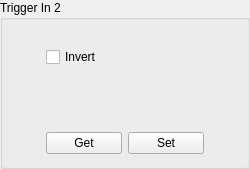
                             <widget class="QGroupBox" name="groupBox_TriggerInput2">
                              <property name="minimumSize">
                               <size>
                                <width>170</width>
                                <height>169</height>
                               </size>
                              </property>
                              <property name="maximumSize">
                               <size>
                                <width>250</width>
                                <height>16777215</height>
                               </size>
                              </property>
                              <property name="title">
                               <string>Trigger In 2</string>
                              </property>
                              <layout class="QHBoxLayout" name="horizontalLayout_37">
                               <item>
                                <spacer name="horizontalSpacer_14">
                                 <property name="orientation">
                                  <enum>Qt::Horizontal</enum>
                                 </property>
                                 <property name="sizeHint" stdset="0">
                                  <size>
                                   <width>40</width>
                                   <height>20</height>
                                  </size>
                                 </property>
                                </spacer>
                               </item>
                               <item>
                                <layout class="QVBoxLayout" name="verticalLayout_30">
                                 <item>
                                  <spacer name="verticalSpacer_18">
                                   <property name="orientation">
                                    <enum>Qt::Vertical</enum>
                                   </property>
                                   <property name="sizeType">
                                    <enum>QSizePolicy::Fixed</enum>
                                   </property>
                                   <property name="sizeHint" stdset="0">
                                    <size>
                                     <width>20</width>
                                     <height>15</height>
                                    </size>
                                   </property>
                                  </spacer>
                                 </item>
                                 <item>
                                  <widget class="QCheckBox" name="invertTrigIn2_checkBox">
                                   <property name="text">
                                    <string>Invert</string>
                                   </property>
                                  </widget>
                                 </item>
                                 <item>
                                  <spacer name="verticalSpacer_17">
                                   <property name="orientation">
                                    <enum>Qt::Vertical</enum>
                                   </property>
                                   <property name="sizeType">
                                    <enum>QSizePolicy::Fixed</enum>
                                   </property>
                                   <property name="sizeHint" stdset="0">
                                    <size>
                                     <width>20</width>
                                     <height>58</height>
                                    </size>
                                   </property>
                                  </spacer>
                                 </item>
                                 <item>
                                  <layout class="QHBoxLayout" name="horizontalLayout_5">
                                   <item>
                                    <widget class="QPushButton" name="trigIn2GetButton">
                                     <property name="sizePolicy">
                                      <sizepolicy hsizetype="Fixed" vsizetype="Fixed">
                                       <horstretch>0</horstretch>
                                       <verstretch>0</verstretch>
                                      </sizepolicy>
                                     </property>
                                     <property name="minimumSize">
                                      <size>
                                       <width>70</width>
                                       <height>0</height>
                                      </size>
                                     </property>
                                     <property name="text">
                                      <string>Get</string>
                                     </property>
                                    </widget>
                                   </item>
                                   <item>
                                    <widget class="QPushButton" name="trigIn2SetButton">
                                     <property name="sizePolicy">
                                      <sizepolicy hsizetype="Fixed" vsizetype="Fixed">
                                       <horstretch>0</horstretch>
                                       <verstretch>0</verstretch>
                                      </sizepolicy>
                                     </property>
                                     <property name="minimumSize">
                                      <size>
                                       <width>70</width>
                                       <height>0</height>
                                      </size>
                                     </property>
                                     <property name="text">
                                      <string>Set</string>
                                     </property>
                                    </widget>
                                   </item>
                                  </layout>
                                 </item>
                                </layout>
                               </item>
                               <item>
                                <spacer name="horizontalSpacer_15">
                                 <property name="orientation">
                                  <enum>Qt::Horizontal</enum>
                                 </property>
                                 <property name="sizeHint" stdset="0">
                                  <size>
                                   <width>40</width>
                                   <height>20</height>
                                  </size>
                                 </property>
                                </spacer>
                               </item>
                              </layout>
                             </widget>
